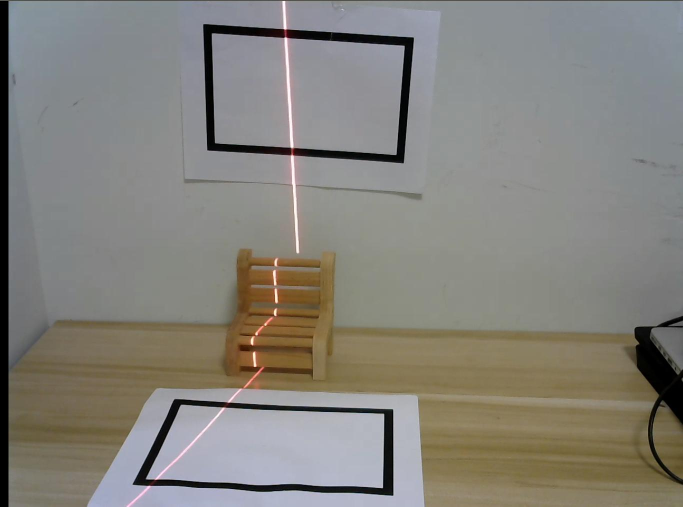
#> input picture test.jpg, 1366 x 1013 px, found by its file name (shown at 1/2 size)
$ python hsv_helper.py
#> lines starting #> are read from the running program, lines starting #| are printed output that depends on the picture; after the words box and inside, x2 and y2 are one past the last pixel; in counts of white or black regions, pixels touching at a corner belong together
#coding=utf-8
import cv2
import numpy as np
def empty(a):
    h_min = cv2.getTrackbarPos("Hue Min","TrackBars")
    h_max = cv2.getTrackbarPos("Hue Max", "TrackBars")
    s_min = cv2.getTrackbarPos("Sat Min", "TrackBars")
    s_max = cv2.getTrackbarPos("Sat Max", "TrackBars")
    v_min = cv2.getTrackbarPos("Val Min", "TrackBars")
    v_max = cv2.getTrackbarPos("Val Max", "TrackBars")
    print(h_min, h_max, s_min, s_max, v_min, v_max)
    return h_min, h_max, s_min, s_max, v_min, v_max

path = 'test.jpg'
cv2.namedWindow("TrackBars")
cv2.resizeWindow("TrackBars",640,240)
cv2.createTrackbar("Hue Min","TrackBars",0,179,empty)
cv2.createTrackbar("Hue Max","TrackBars",19,179,empty)
cv2.createTrackbar("Sat Min","TrackBars",110,255,empty)
cv2.createTrackbar("Sat Max","TrackBars",240,255,empty)
cv2.createTrackbar("Val Min","TrackBars",153,255,empty)
cv2.createTrackbar("Val Max","TrackBars",255,255,empty)


while True:
    img = cv2.imread(path)
#> img is the input picture: shape (1013, 1366, 3); mean B, G, R 123.1, 129.7, 132.2
    imgHSV = cv2.cvtColor(img,cv2.COLOR_BGR2HSV)
#> imgHSV: shape (1013, 1366, 3); mean H, S, V 62.4, 36.7, 136.4
    h_min,h_max,s_min,s_max,v_min,v_max = empty(0)
    lower = np.array([h_min,s_min,v_min])
    upper = np.array([h_max,s_max,v_max])
    mask = cv2.inRange(imgHSV,lower,upper)
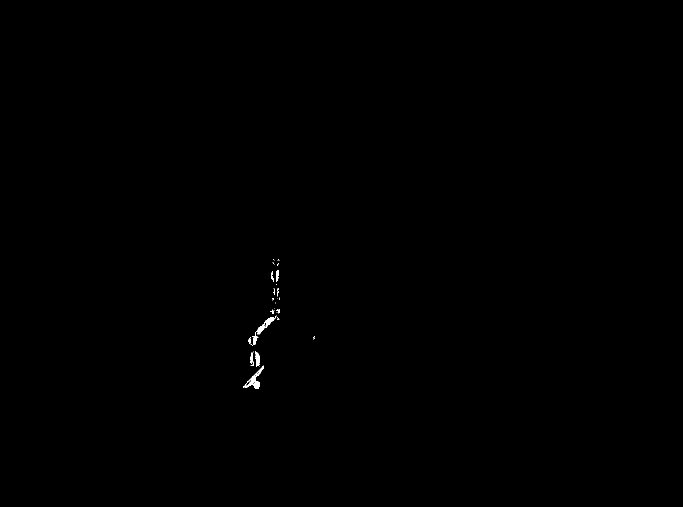
#> mask: shape (1013, 1366) (shown at 1/2 size); 0.12% white; 42 white regions (31 under 20 px), largest, box (x1, y1, x2, y2) and area: (486, 731, 528, 778) 507, (510, 634, 551, 671) 353, (510, 703, 520, 734) 183
    imgResult = cv2.bitwise_and(img,img,mask=mask)
    cv2.imshow("Mask", mask)
    cv2.imshow("Result", imgResult)
    cv2.waitKey(1)
